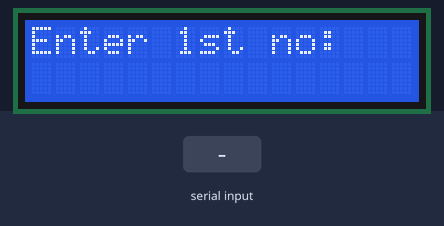
Recording of a sketch running on a simulated Arduino Uno, built with avr-gcc and run on an emulated ATmega328P. Shown: 16×2 character LCD. The test bench sets the inputs (shaded band).

Above: at 1.2 s.
1.3 s: "90,45\n" received over Serial
At 4.1 s:
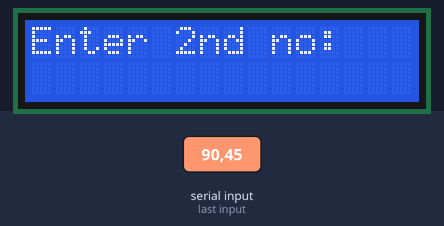
4.3 s: "+" received over Serial
At 7.1 s:
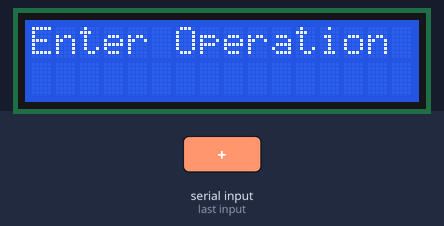
7.3 s: "*" received over Serial
At 8.8 s:
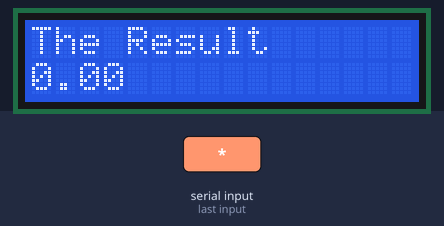
9.8 s: "/" received over Serial
At 12.7 s:
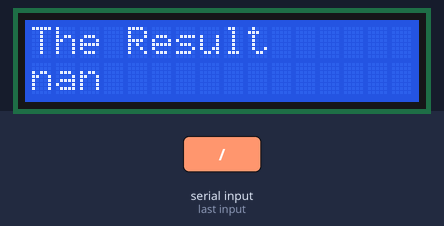
12.8 s: "-" received over Serial
At 16.1 s:
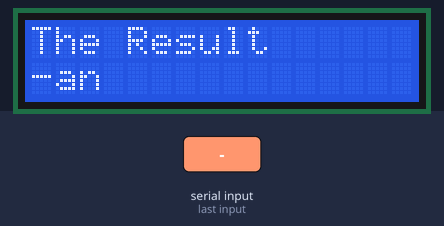
Timing chart, 0 to 17.6 s (numbered marks = the images above; inputs shaded):
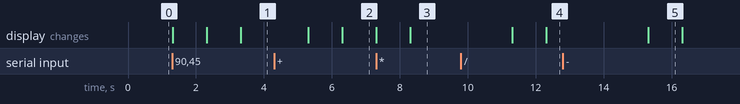

The sketch:

Calculator_Code.ino
```cpp
#include <LiquidCrystal.h>

int rs=7;
int en=8;

int db4=9,db5=10,db6=11,db7=12;

float a,b,d;

int flag_a=1,flag_b=1;

LiquidCrystal lcd(rs,en,db4,db5,db6,db7);

void setup()
{
  lcd.begin(16,2);
  Serial.begin(9600);

}

void loop()
{
  if(flag_a==1){       // to display the msg only once
    lcd.setCursor(0,0);
  	lcd.print("Enter 1st no:");

    flag_a++;
  }

  while(Serial.available() == 0){  // waiting untill i input the value

  }

  while(Serial.available()>0){   // checking the serial monitor for the value
    a = Serial.parseFloat();

    lcd.setCursor(0,1);
    lcd.print("                 ");
    lcd.setCursor(0,1);
    lcd.print(a);

  }

  delay(1000);
  lcd.clear();	  // clearing

  if(flag_b==1){
    lcd.setCursor(0,0);
  	lcd.print("Enter 2nd no:");

    flag_b++;
  }

  while(Serial.available() == 0){

  }

  while(Serial.available()>0){
    b = Serial.parseFloat();

    lcd.setCursor(0,1);
    lcd.print("                 ");
    lcd.setCursor(0,1);
    lcd.print(b);

  }

  delay(1000);
  lcd.clear();

  lcd.setCursor(0,0);
  lcd.print("Enter Operation");

  while(Serial.available() == 0){

  }

  while(Serial.available()>0){

    char c = Serial.read();
    lcd.setCursor(0,1);
    lcd.print(c);
    delay(1000);

    lcd.clear();
    lcd.setCursor(0,0);
    lcd.print("The Result");

    switch(c){

      case '+':
        d = a+b;
      	lcd.setCursor(0,1);
        lcd.print(d);
        delay(3000);
        break;

      case '-':
        d = a-b;
      	lcd.setCursor(0,1);
        lcd.print(d);
        delay(3000);
        break;

      case '*':
        d = a*b;
      	lcd.setCursor(0,1);
        lcd.print(d);
        delay(3000);
        break;

      case '/':
        d = a/b;
      	lcd.setCursor(0,1);
        lcd.print(d);
        delay(3000);
        break;

      default:
        lcd.clear();
        lcd.setCursor(0,0);
        lcd.print("Invalid Input");
        delay(3000);
        break;
    }
  }
  flag_a=1;
  flag_b=1;
  lcd.clear();
}
```

Measured:
- after the input at 1.3 s, the display: first changes at once (image 1 shows a later state)
- after the input at 4.3 s, the display: first changes after 1.0 s (image 2 shows a later state)
- after the input at 7.3 s, the display: first changes at once (image 3 shows a later state)
- after the input at 9.8 s, the display: first changes after 1.5 s (image 4 shows a later state)
- after the input at 12.8 s, the display: changes after 2.5 s (image 5)
- what the display in image 5 shows lasts 1.0 s, from 15.3 s to 16.3 s
